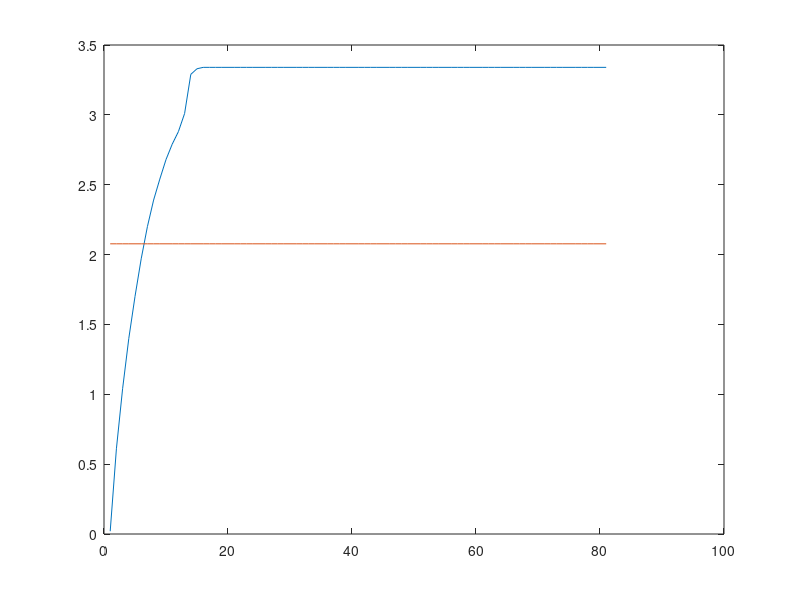

Write the MATLAB code that produced this figure.
s = [0.02
0.61
1.04
1.40
1.70
1.97
2.20
2.39
2.54
2.68
2.79
2.88
3.01
3.29
3.33
3.34
3.34
3.34
3.34
3.34
3.34
3.34
3.34
3.34
3.34
3.34
3.34
3.34
3.34
3.34
3.34
3.34
3.34
3.34
3.34
3.34
3.34
3.34
3.34
3.34
3.34
3.34
3.34
3.34
3.34
3.34
3.34
3.34
3.34
3.34
3.34
3.34
3.34
3.34
3.34
3.34
3.34
3.34
3.34
3.34
3.34
3.34
3.34
3.34
3.34
3.34
3.34
3.34
3.34
3.34
3.34
3.34
3.34
3.34
3.34
3.34
3.34
3.34
3.34
3.34
3.34
]

aux = size(s);

y_tau = 3.35*0.62;
tr(1:aux) = y_tau;

tau = 0.003314811;


for i=1:1:aux
   x(i) = i; 
end
plot(x,s);
hold on;
plot(x,tr);
hold on;
